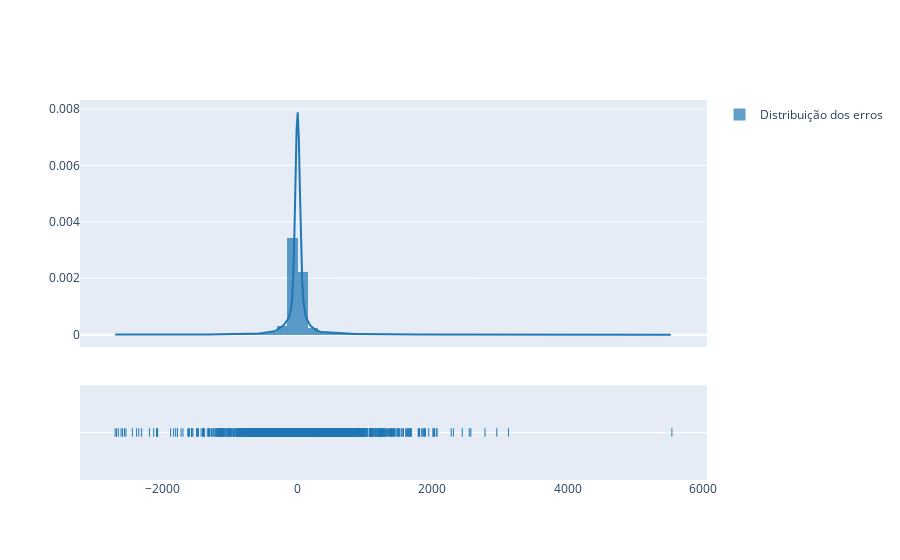

The notebook cell saved with this chart:
### Code cell
import plotly.figure_factory as ff


fig = ff.create_distplot([error.values], group_labels = ["Distribuição dos erros"], bin_size = 150)
fig.show()

### Figure 1 — Plotly figure (JSON) as saved in the notebook; plotly's stock layout.template omitted (floating-point values rounded to 4 significant figures; data arrays with more than 128 entries replaced by an {"elided": "..."} marker saying what was removed)
{"data": [{"autobinx": false, "histnorm": "probability density", "legendgroup": "Distribuição dos erros", "marker": {"color": "rgb(31, 119, 180)"}, "name": "Distribuição dos erros", "opacity": 0.7, "type": "histogram", "x": {"elided": "19442 float values"}, "xaxis": "x", "xbins": {"end": 5542.0, "size": 150, "start": -2695.0}, "yaxis": "y"}, {"legendgroup": "Distribuição dos erros", "marker": {"color": "rgb(31, 119, 180)"}, "mode": "lines", "name": "Distribuição dos erros", "showlegend": false, "type": "scatter", "x": {"elided": "500 float values"}, "xaxis": "x", "y": {"elided": "500 float values"}, "yaxis": "y"}, {"legendgroup": "Distribuição dos erros", "marker": {"color": "rgb(31, 119, 180)", "symbol": "line-ns-open"}, "mode": "markers", "name": "Distribuição dos erros", "showlegend": false, "type": "scatter", "x": {"elided": "19442 float values"}, "xaxis": "x", "y": {"elided": "19442 str values"}, "yaxis": "y2"}], "layout": {"barmode": "overlay", "hovermode": "closest", "legend": {"traceorder": "reversed"}, "xaxis": {"anchor": "y2", "domain": [0, 1], "zeroline": false}, "yaxis": {"anchor": "free", "domain": [0.35, 1], "position": 0}, "yaxis2": {"anchor": "x", "domain": [0, 0.25], "dtick": 1, "showticklabels": false}}}
